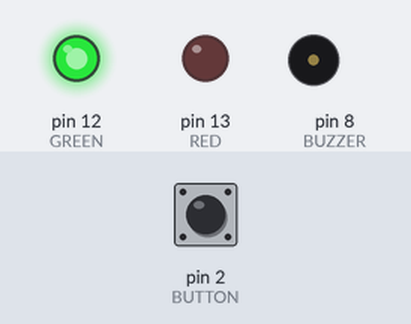
The sketch below on a simulated Arduino Uno, built with avr-gcc and run on an emulated ATmega328P. Shown: output pins drawn as LEDs (lit = HIGH), buzzer (waves = sounding, pin HIGH). Inputs (shaded band) come from the test bench; at power-on: pin 2 (BUTTON) HIGH.

Above: at 1.2 s.
1.3 s: pin 2 (BUTTON) pulled LOW for 0.15 s
At 1.39 s:
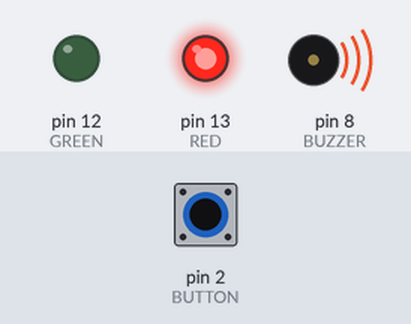
2.9 s: pin 2 (BUTTON) pulled LOW for 3.2 s
At 6.8 s:
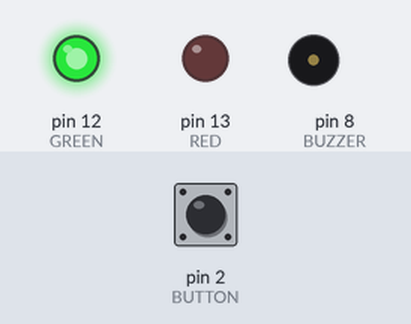
Timing chart, 0 to 8.3 s (numbered marks = the images above; inputs shaded):
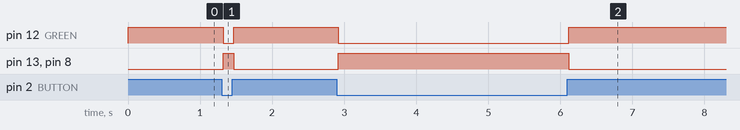

Measured:
- after the input at 1.3 s, pin 12 (GREEN): HIGH → LOW at once, → HIGH 0.15 s later; pin 13 (RED), pin 8 (BUZZER): LOW → HIGH at once, → LOW 0.15 s later
- after the input at 2.9 s, pin 12 (GREEN): HIGH → LOW at once, → HIGH 3.2 s later; pin 13 (RED), pin 8 (BUZZER): LOW → HIGH at once, → LOW 3.2 s later

The sketch:

l3_alert.ino
```cpp
const uint8_t RED    = 13;
const uint8_t GREEN  = 12;
const uint8_t BUZZER = 8;
const uint8_t BUTTON = 2;
const unsigned long DEBOUNCE = 20;

int  lastRead    = HIGH;
int  stableState = HIGH;
unsigned long lastChange = 0;

void setup() {
  pinMode(RED,    OUTPUT);
  pinMode(GREEN,  OUTPUT);
  pinMode(BUZZER, OUTPUT);
  pinMode(BUTTON, INPUT_PULLUP);
}

void loop() {
  int reading = digitalRead(BUTTON);

  if (reading != lastRead) {
    lastChange = millis();
    lastRead = reading;
  }
  if (millis() - lastChange >= DEBOUNCE) {
    stableState = reading;
  }

  if (stableState == LOW) {
    digitalWrite(RED,    HIGH);
    digitalWrite(GREEN,  LOW);
    digitalWrite(BUZZER, HIGH);
  } else {
    digitalWrite(RED,    LOW);
    digitalWrite(GREEN,  HIGH);
    digitalWrite(BUZZER, LOW);
  }
}
```
